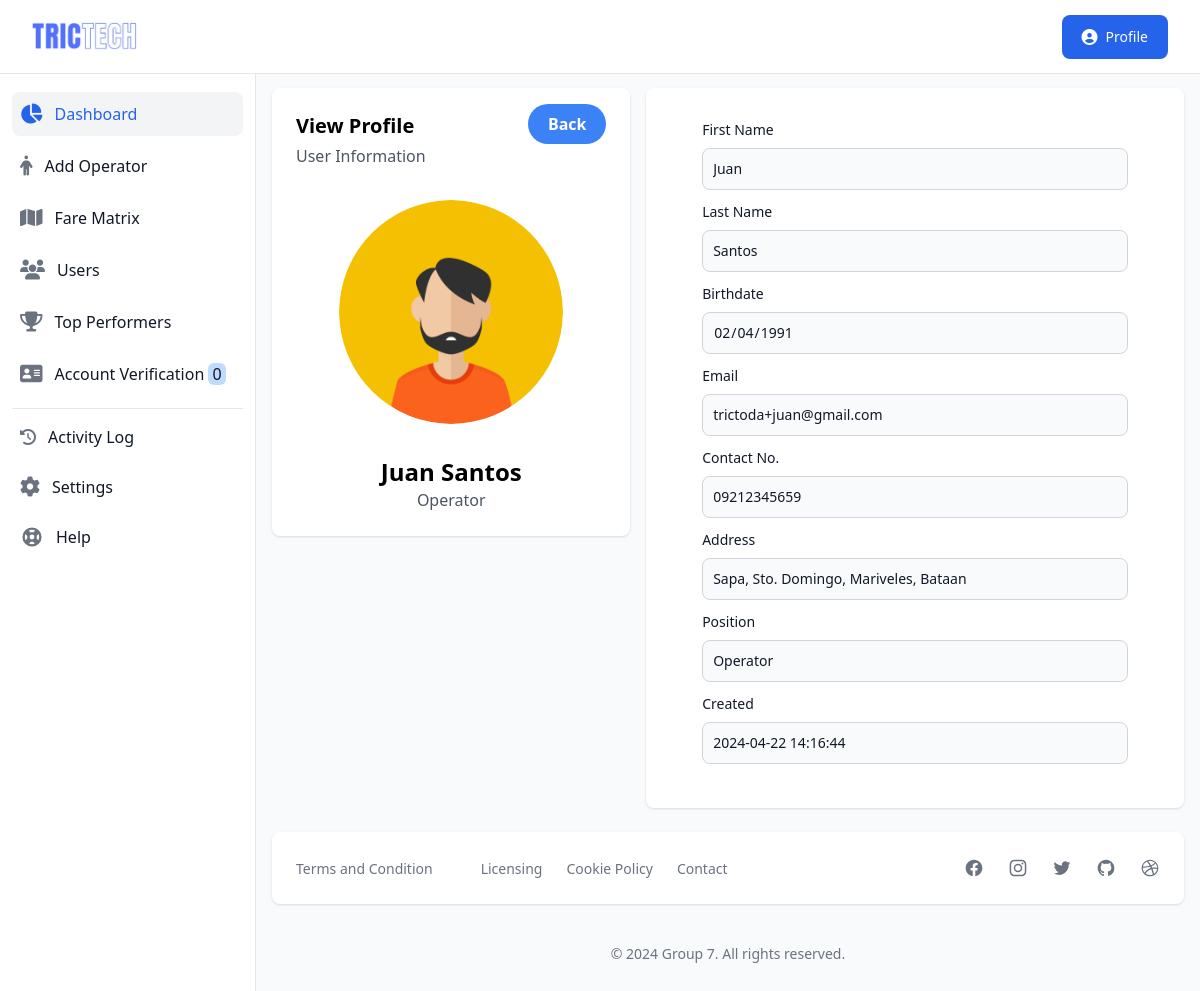
Screenshot of /view-profile.php?viewProfile=3a1b6f51f40c7f45 (signed in) with the database file from the repository.
### tables this page shows
CREATE TABLE `account` (
  `id` int(11) NOT NULL,
  `unique_id` varchar(100) NOT NULL,
  `profile_img` varchar(250) DEFAULT NULL,
  `fname` varchar(50) NOT NULL,
  `lname` varchar(50) NOT NULL,
  `email` varchar(50) NOT NULL,
  `contact` varchar(20) NOT NULL,
  `birthdate` varchar(20) DEFAULT NULL,
  `address` varchar(100) DEFAULT NULL,
  `password` varchar(255) NOT NULL,
  `status` varchar(20) NOT NULL,
  `suspension` varchar(30) DEFAULT 'NO',
  `suspension_reason` varchar(255) DEFAULT NULL,
  `position` varchar(20) NOT NULL,
  `type` varchar(30) NOT NULL,
  `vercode` varchar(6) DEFAULT NULL,
  `date` varchar(50) NOT NULL
);

### view-profile.php (the view, shortened to what the rows shown need)
<?php
    include './database/connect.php';
    $getUser = $_SESSION['user'] ?? "";
    $sqlUser = mysqli_query($conn,"SELECT * FROM account WHERE email = '$getUser';");
    if(mysqli_num_rows($sqlUser) > 0){
        while($row = mysqli_fetch_assoc($sqlUser)){
            $getPosition = $row["position"];
        }
    }
    $viewProfile = $_GET["viewProfile"] ?? "";
    $sqlProfile = mysqli_query($conn,"SELECT * FROM account WHERE unique_id = '$viewProfile';");
    if(mysqli_num_rows($sqlProfile) > 0){
        while($row = mysqli_fetch_assoc($sqlProfile)){
            $getFirstName = $row["fname"];
            $getLastName = $row["lname"];
            $getPosition = $row["position"];
            $getEmail = $row["email"];
            $getContact = $row["contact"];
            $getBirth = $row["birthdate"];
            $getAddress = $row["address"];
            $getDate = $row["date"];
        }
    }
?>
<!DOCTYPE html>
<html lang="en">
<head>
    <link rel="stylesheet" href="dist/output.css">
    <link rel="stylesheet" href="https://cdn.datatables.net/1.13.1/css/jquery.dataTables.min.css">
    <link rel="stylesheet" href="https://cdnjs.cloudflare.com/ajax/libs/font-awesome/6.2.1/css/all.min.css" />
    <link rel="stylesheet" href="https://cdn.jsdelivr.net/npm/tw-elements/dist/css/index.min.css" />
    <script src="https://cdn.tailwindcss.com"></script>
</head>
<body>
    <div>
        <div class="flex overflow-hidden bg-white pt-16">
            <div id="main-content" class="h-full w-full bg-gray-50 relative overflow-y-auto lg:ml-64">
                <main>
                    <div class="pt-6 px-4 bg-white-400">
                        <div class="h-full">
                            <div class="block md:flex">
                                <div class="bg-white h-5/6 w-full md:w-2/5 shadow rounded-lg p-4 mb-4 sm:p-6 sm:mb-0 xl:p-8">
                                    <div class="justify-center text-center">
                                        <p class="text-2xl font-semibold block"><?php echo ucwords($getFirstName)." ".ucwords($getLastName); ?></p>
                                        <h3 class="text-gray-600"><?php if($getPosition=="*") { echo "Chairman"; }else{ echo ucwords($getPosition); }  ?></h3>
                                    </div>
                                </div>
                                <div class="w-full shadow rounded-lg md:w-3/5 p-8 bg-white lg:ml-4">
                                    <div class="w-[90%] m-auto">
                                        <form action="./function/updatebook.php" method="POST" enctype="multipart/form-data">
                                            <div class="mb-3">
                                                <label for="fname" class="block mb-2 text-sm font-medium text-gray-900 ">First Name</label>
                                                <input disabled type="input" name="fname" value="<?php echo $getFirstName; ?>" id="bookID" class="bg-gray-50 border border-gray-300 text-gray-900 text-sm rounded-lg outline-blue-500 focus:ring-blue-500 focus:border-blue-500 block w-full p-2.5" placeholder="Full Name" autocomplete="off" required>
                                            </div>
                                            <div class="mb-3">
                                                <label for="lname" class="block mb-2 text-sm font-medium text-gray-900 ">Last Name</label>
                                                <input disabled type="input" name="lname" value="<?php echo $getLastName; ?>" id="bookID" class="bg-gray-50 border border-gray-300 text-gray-900 text-sm rounded-lg outline-blue-500 focus:ring-blue-500 focus:border-blue-500 block w-full p-2.5" placeholder="Full Name" autocomplete="off" required>
                                            </div>
                                            <div class="mb-3">
                                                <label for="title" class="block mb-2 text-sm font-medium text-gray-900 ">Birthdate</label>
                                                <input disabled type="date" name="title" id="title" value="<?php echo $getBirth;?>" class="bg-gray-50 border border-gray-300 text-gray-900 text-sm rounded-lg outline-blue-500 focus:ring-blue-500 focus:border-blue-500 block w-full p-2.5" placeholder="Birthdate" autocomplete="off" required>
                                            </div>
                                            <div class="mb-3">
                                                <label for="author" class="block mb-2 text-sm font-medium text-gray-900 ">Email</label>
                                                <input disabled type="input" name="author" id="author" value="<?php echo $getEmail; ?>" class="bg-gray-50 border border-gray-300 text-gray-900 text-sm rounded-lg outline-blue-500 focus:ring-blue-500 focus:border-blue-500 block w-full p-2.5" placeholder="Email" autocomplete="off" required>
                                            </div>
                                            <div class="mb-3">
                                                <label for="author" class="block mb-2 text-sm font-medium text-gray-900 ">Contact No.</label>
                                                <input disabled type="input" name="contact" id="contact" value="<?php echo $getContact; ?>" class="bg-gray-50 border border-gray-300 text-gray-900 text-sm rounded-lg outline-blue-500 focus:ring-blue-500 focus:border-blue-500 block w-full p-2.5" placeholder="Contact Number" autocomplete="off" required>
                                            </div>
                                            <div class="mb-3">
                                                <label for="author" class="block mb-2 text-sm font-medium text-gray-900 ">Address</label>
                                                <input disabled type="input" name="author" id="author" value="<?php echo $getAddress; ?>" class="bg-gray-50 border border-gray-300 text-gray-900 text-sm rounded-lg outline-blue-500 focus:ring-blue-500 focus:border-blue-500 block w-full p-2.5" placeholder="Address" autocomplete="off" required>
                                            </div>
                                            <div class="mb-3">
                                                <label for="position" class="block mb-2 text-sm font-medium text-gray-900 ">Position</label>
                                                <input disabled type="input" name="position" id="position" value="<?php echo $getPosition; ?>" class="bg-gray-50 border border-gray-300 text-gray-900 text-sm rounded-lg outline-blue-500 focus:ring-blue-500 focus:border-blue-500 block w-full p-2.5" placeholder="Address" autocomplete="off" required>
                                            </div>
                                            <div class="mb-3">
                                                <label for="date" class="block mb-2 text-sm font-medium text-gray-900 ">Created</label>
                                                <input disabled type="input" name="date" id="date" value="<?php echo $getDate; ?>" class="bg-gray-50 border border-gray-300 text-gray-900 text-sm rounded-lg outline-blue-500 focus:ring-blue-500 focus:border-blue-500 block w-full p-2.5" placeholder="Address" autocomplete="off" required>
                                            </div>
                                        </form>
                                    </div>
                                </div>
                            </div>
                        </div>
                    </div>
                </main>
            </div>
        </div>
    </div>
</body>
</html>

### rows the page displays
account: fname "Juan", lname "Santos", position "Operator", title "02/04/1991", author "trictoda+juan@gmail.com", contact "09212345659", author "Sapa, Sto. Domingo, Mariveles, Bataan", date "2024-04-22 14:16:44"

### other values shown
$rowcount "0"
